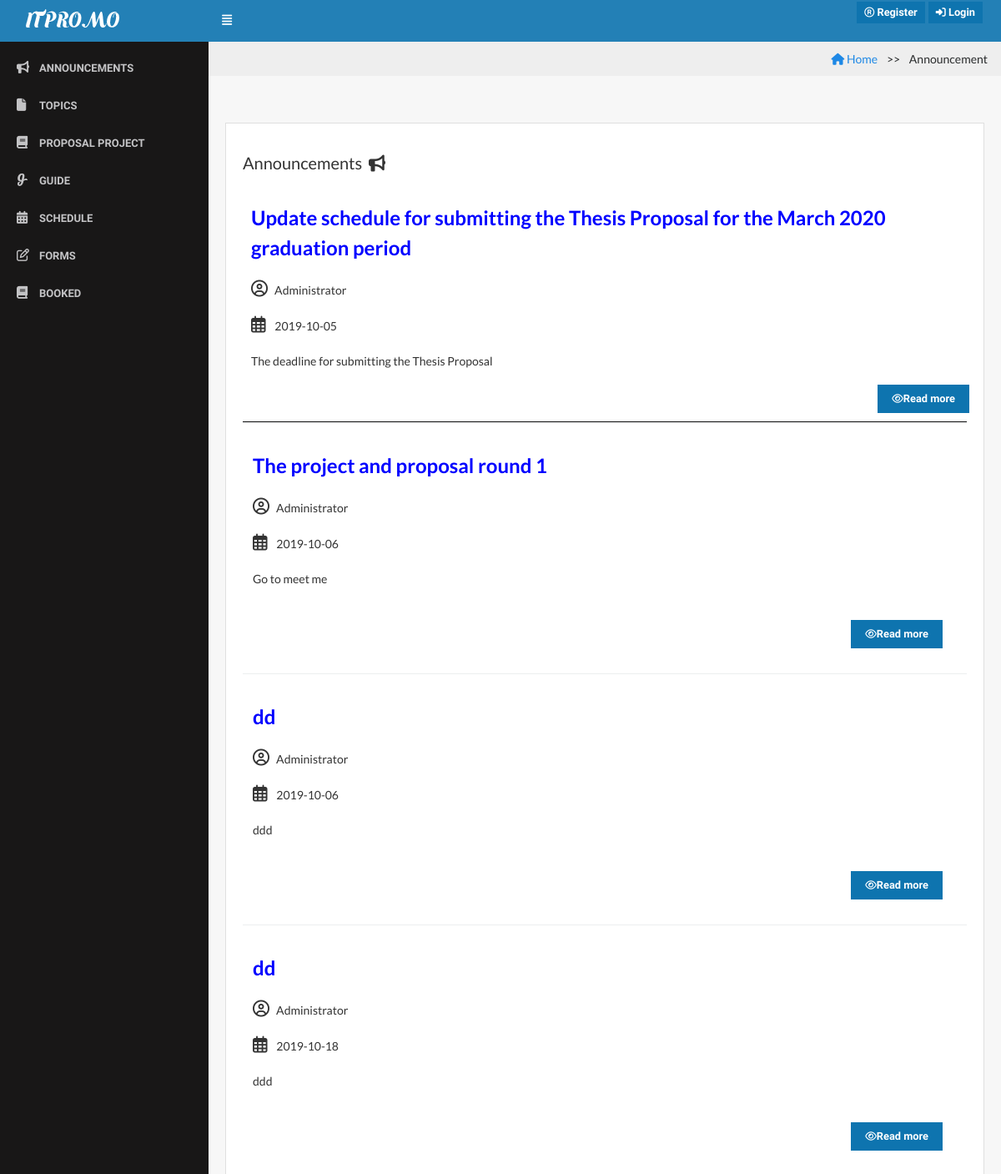
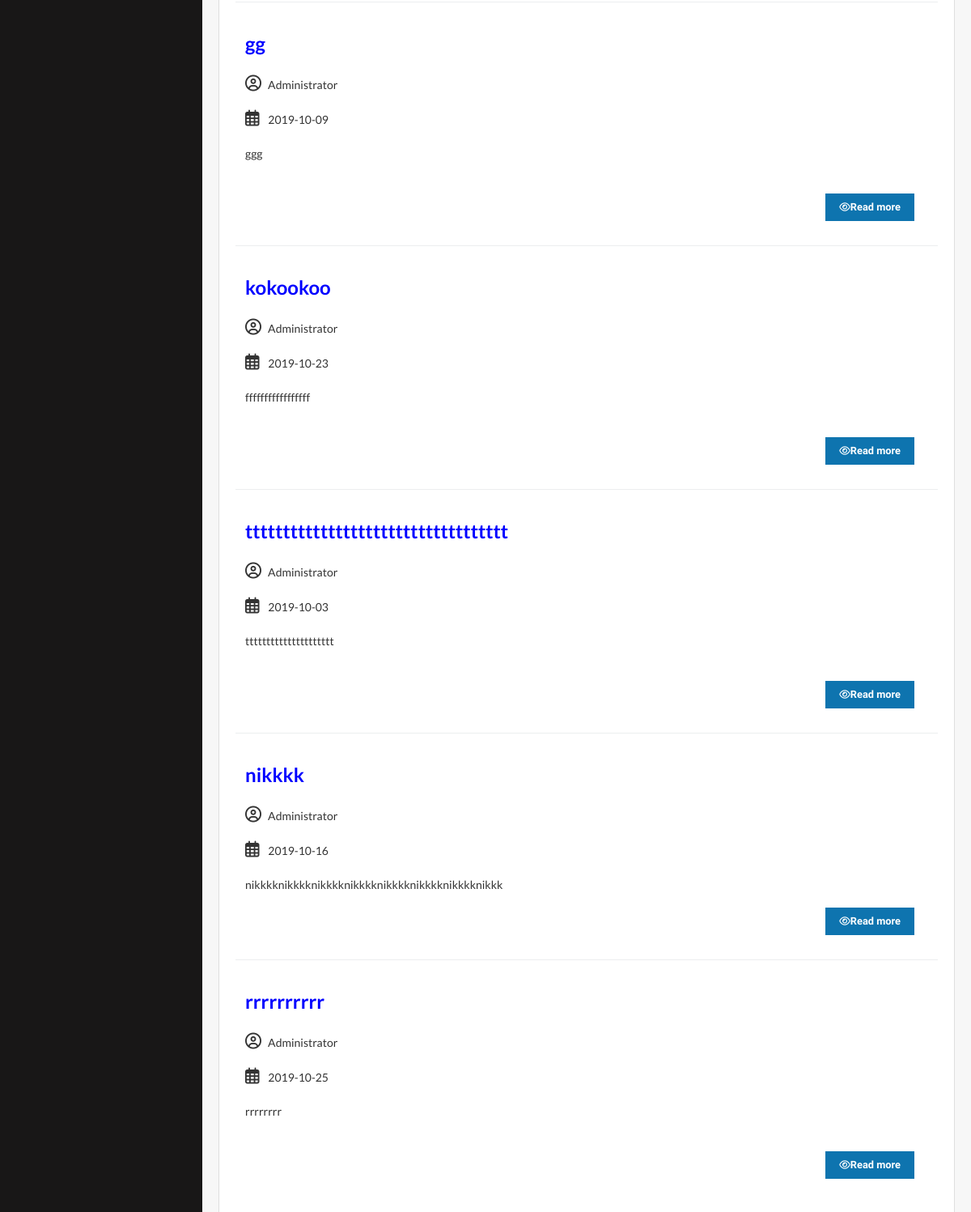
Page /?page=Annoucement on the earlier database version (2 pictures, top to bottom).
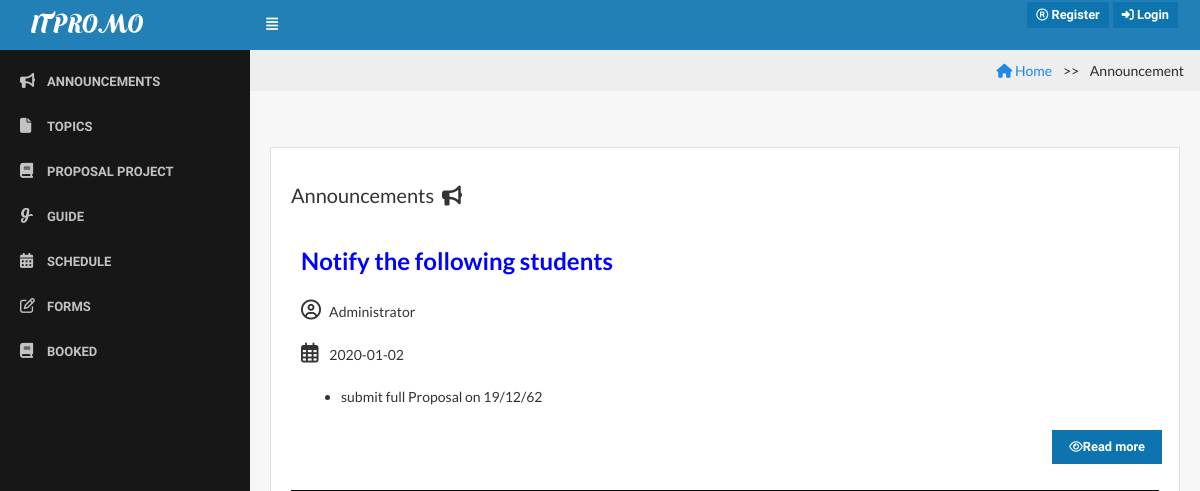
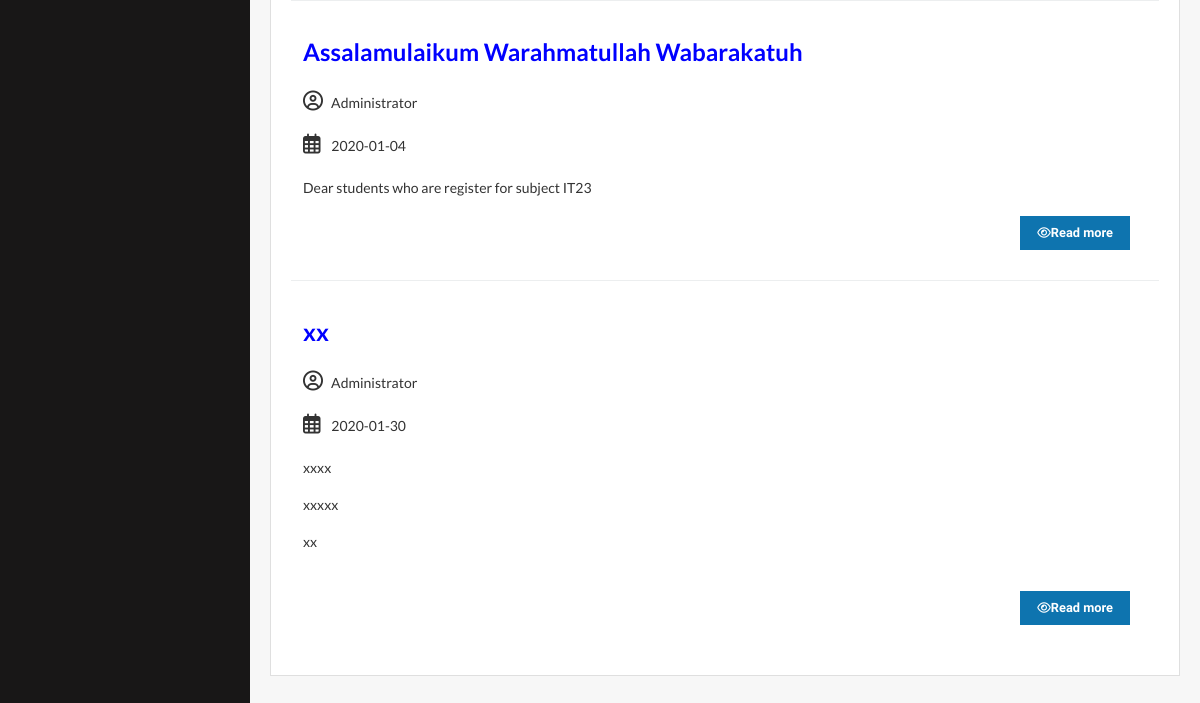
Same page on the later database version (2 pictures, top to bottom).
### tables this page shows
CREATE TABLE `announcement` (
  `announcement_id` int(10) NOT NULL,
  `announcement_topic` varchar(255) NOT NULL,
  `announcement_detail` varchar(255) NOT NULL,
  `announcement_date` date NOT NULL,
  `admin_id` int(11) NOT NULL
);

### Annoucement.php (the view, shortened to what the changed rows need)
<!DOCTYPE html>
<html>
<head>
     <div class="content">
       <div class="row">
          <div class="col-lg-12">
               <div class="card">
                   <div class="card-block">
    <?php
    $strSQL = "SELECT  announcement.announcement_id,announcement.announcement_topic, announcement.announcement_detail,announcement.announcement_date,admin.admin_fullname
                          FROM announcement,admin
                          WHERE announcement.admin_id=admin.admin_id
                          ORDER BY announcement.announcement_id";
        ?>
   <?php
                if($objQuery = $db->query($strSQL)){
            while($objResult = $objQuery->fetch_object()){
           ?>
           <table class="display datatable table table-stripped" cellspacing="0" width="100%">
                 <tbody>
                     <td>
                     </br><b> <font color="blue" size="5"> <?php echo $objResult->announcement_topic; ?> </font> </br></b>
                      </br> <i class='far fa-user-circle' style='font-size:20px'></i>​
                      &nbsp;&nbsp; <?php echo $objResult->admin_fullname; ?>
                       </br><i class='far fa-calendar-alt' style='font-size:20px'> </i>&nbsp;&nbsp;&nbsp; <?php echo $objResult->announcement_date; ?> </br>
                        &nbsp;&nbsp;&nbsp;<?php echo substr($objResult->announcement_detail, 0, 50); ?> </br>
                       <div class="col-md-12" align="right">
                    <button type="button" class="btn btn-primary btn-xs" data-toggle="modal" data-target="#editPS" onclick="edit_ps(<?php echo $objResult->announcement_id; ?>)"><i class="fa fa-eye"></i>Read more</button>
                       </div>
                       </td>
        <?php
   }
              }
                  ?>
            </tbody>
            </table>
         </div>
       </div>
     </div>
   </div>
 </div>

### index.php (shortened to what the changed rows need)
<!DOCTYPE HTML>
<html>
<head>
    <link rel="stylesheet" href="lib/css/jquery.dataTables.min.css">
    <link rel="stylesheet" href="assets/css/bootstrap.css">
    <link rel="stylesheet" href="assets/css/core.css">
    <link rel="stylesheet" href="assets/css/components.css">
    <link rel="stylesheet" href="assets/icons/fontawesome/styles.min.css">
    <link rel="stylesheet" href="lib/css/chartist.min.css">
</head>
<body>
    <nav class="navbar navbar-toggleable-md">
        <a class="navbar-brand logo" href="?page=homepage">
            <img src="assets/img/lo.png" >
        </a>
    </nav>
    <div class="page-container">
        <div class="page-content">
            <div class="content-wrapper">
     <?php include('page_link.php'); ?>
</body>
</html>

Differences in the rows shown:
removed announcement: announcement_topic "Update schedule for submitting the Thesis Proposal for the March 2020 graduation period", admin.admin_fullname "Administrator", announcement_date "2019-10-05", announcement_detail "The deadline for submitting the Thesis Proposal"
removed announcement: announcement_topic "The project and proposal round 1", admin.admin_fullname "Administrator", announcement_date "2019-10-06", announcement_detail "Go to meet me"
removed announcement: announcement_topic "dd", admin.admin_fullname "Administrator", announcement_date "2019-10-06", announcement_detail "ddd"
removed announcement: announcement_topic "dd", admin.admin_fullname "Administrator", announcement_date "2019-10-18", announcement_detail "ddd"
removed announcement: announcement_topic "gg", admin.admin_fullname "Administrator", announcement_date "2019-10-09", announcement_detail "ggg"
removed announcement: announcement_topic "kokookoo", admin.admin_fullname "Administrator", announcement_date "2019-10-23", announcement_detail "fffffffffffffffff"
removed announcement: announcement_topic "ttttttttttttttttttttttttttttttttttt", admin.admin_fullname "Administrator", announcement_date "2019-10-03", announcement_detail "ttttttttttttttttttttt"
removed announcement: announcement_topic "nikkkk", admin.admin_fullname "Administrator", announcement_date "2019-10-16", announcement_detail "nikkkknikkkknikkkknikkkknikkkknikkkknikkkknikkk"
removed announcement: announcement_topic "rrrrrrrrrr", admin.admin_fullname "Administrator", announcement_date "2019-10-25", announcement_detail "rrrrrrrr"
added announcement: announcement_topic "Notify the following students", admin.admin_fullname "Administrator", announcement_date "2020-01-02", announcement_detail "submit full Proposal on 19/12/62"
added announcement: announcement_topic "Assalamulaikum Warahmatullah Wabarakatuh", admin.admin_fullname "Administrator", announcement_date "2020-01-04", announcement_detail "Dear students who are register for subject IT23"
added announcement: announcement_topic "xx", admin.admin_fullname "Administrator", announcement_date "2020-01-30", announcement_detail "xxxx xxxxx xx"
